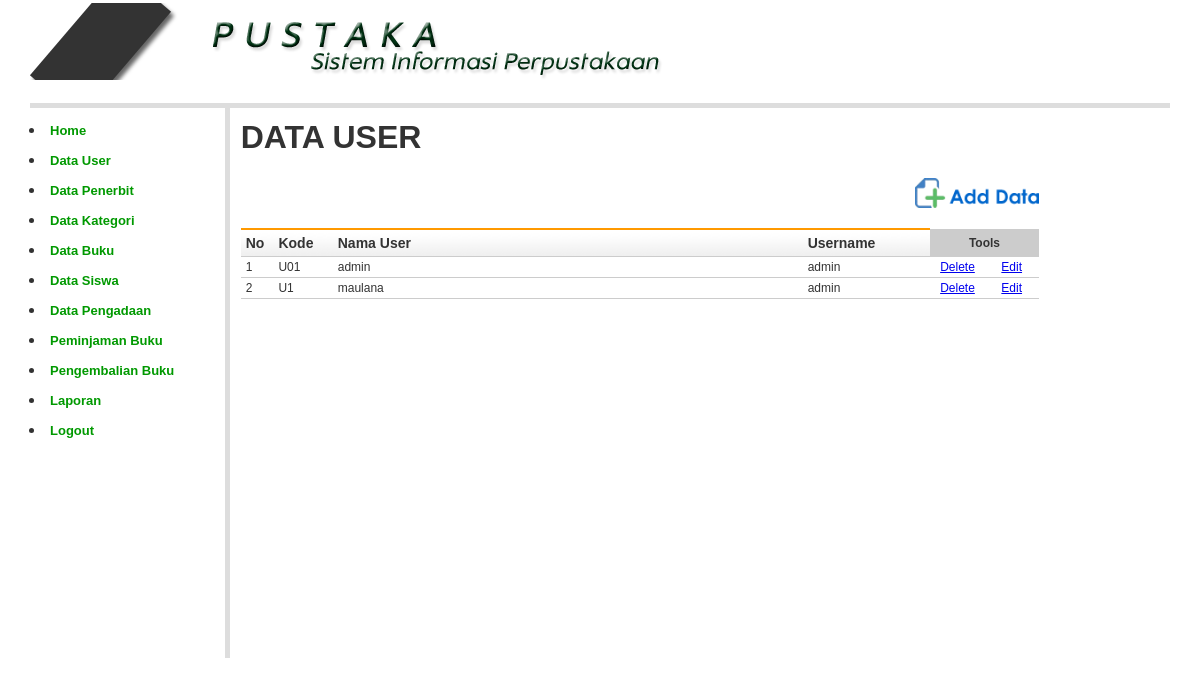
/?open=User-Data (signed in), run on the app's committed database.
### tables this page shows
CREATE TABLE `user` (
  `kd_user` char(3) NOT NULL,
  `nm_user` varchar(100) NOT NULL,
  `username` varchar(20) NOT NULL,
  `password` varchar(200) NOT NULL
);

### user_data.php (the view, shortened to what this page needs)
<?php
include_once "library/inc.connection.php";
?>
<table width="800" border="0" cellpadding="2" cellspacing="1" class="table-border">
  <tr>
    <td colspan="2">
      <h1><b> DATA USER </b></h1>
    </td>
  </tr>
  <tr>
    <td colspan="2" align="right"><a href="?open=User-Add" target="_self"><img src="images/btn_add_data.png" height="30" border="0" /></a></td>
  </tr>
  <tr>
    <td colspan="2">&nbsp;</td>
  </tr>
  <tr>
    <td colspan="2">
      <table class="table-list" width="100%" border="0" cellspacing="1" cellpadding="2">
        <tr>
          <th width="23">No</th>
          <th width="50">Kode</th>
          <th width="480">Nama User </th>
          <th width="120">Username</th>
          <td colspan="2" align="center" bgcolor="#CCCCCC"><b>Tools</b><b></b></td>
        </tr>
        <?php
        $mySql   = "SELECT * FROM user ORDER BY kd_user ASC";
        $myQry   = mysqli_query($conn, $mySql) or die(mysqli_error($conn));
        $nomor  = 0;
        while ($myData = mysqli_fetch_array($myQry)) {
          $nomor++;
          $Kode = $myData['kd_user'];
        ?>
          <tr>
            <td> <?php echo $nomor; ?> </td>
            <td> <?php echo $myData['kd_user']; ?> </td>
            <td> <?php echo $myData['nm_user']; ?> </td>
            <td> <?php echo $myData['username']; ?> </td>
            <td width="45" align="center"><a href="?open=User-Delete&Kode=<?php echo $Kode; ?>" target="_self" alt="Delete Data" onclick="return confirm('ANDA YAKIN AKAN MENGHAPUS USER INI ... ?')">Delete</a></td>
            <td width="45" align="center"><a href="?open=User-Edit&Kode=<?php echo $Kode; ?>" target="_self" alt="Edit Data">Edit</a></td>
          </tr>
        <?php } ?>
      </table>
    </td>
  </tr>
</table>

### styles/style.css (style rules this page uses)
body { margin:0px auto 0px; padding:3px; font-family:"Arial"; font-size:12px; color:#333; width:95%; background-position:top; background-color:#fff; }
.table-main td { color: #333; border-collapse: collapse; vertical-align: center; padding: 0px; border:none; }
.table-list { clear: both; text-align: left; border-collapse: collapse; margin: 0px 0px 10px 0px; background:#fff; }
.table-list th { color: #333; font-size: 14px; font-weight: 700; margin: 2px 2px 2px 2px; padding: 5px 5px; background: url(../images/head_white.jpg) repeat-x top #fff; border-bottom: 1px solid #CCC; border-top: 2px solid #FF9900; }
.table-list td { color: #333; font-size:12px; border-color: #fff; border-collapse: collapse; vertical-align: center; padding: 3px 5px; border-bottom:1px #CCCCCC solid; }

### data on the page
user: kd_user "U01", nm_user "admin", username "admin"
user: kd_user "U1", nm_user "maulana", username "admin"
